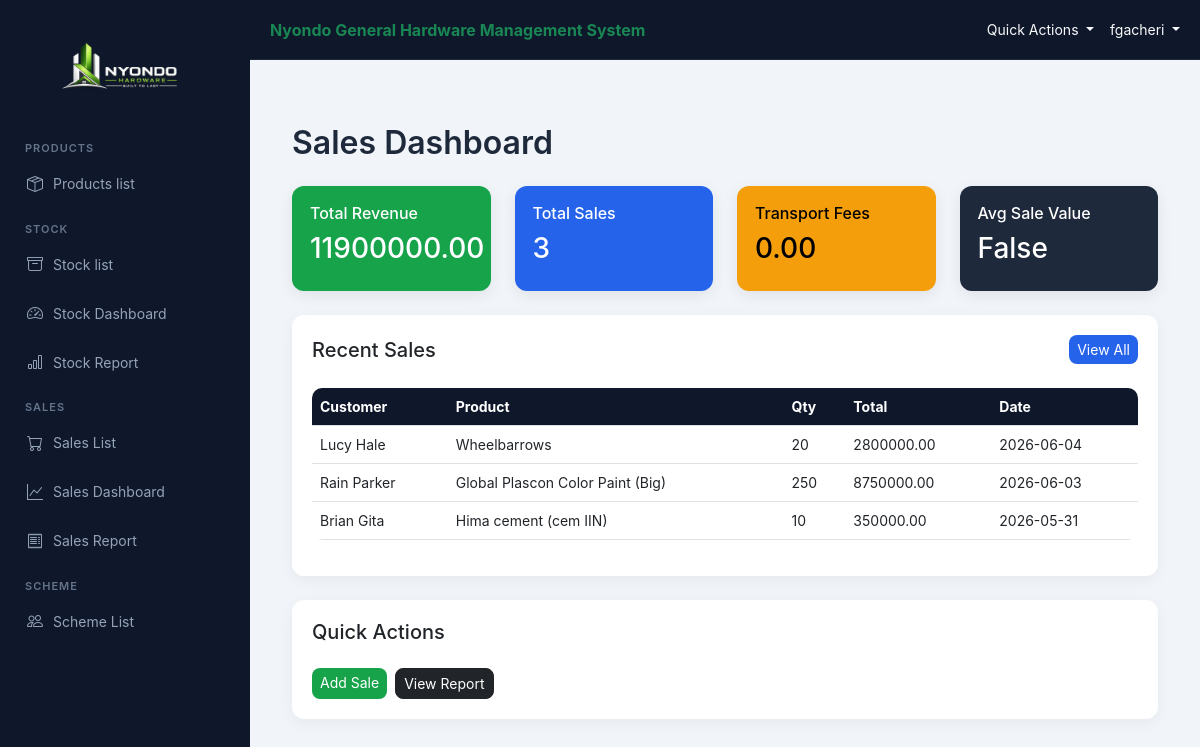
Page /nyondo/sales/dashboard/ (signed in) on the committed database.
### nyondo_app/models.py (models this page shows, shortened)
class Sales(models.Model):
    CUSTOMER_TYPES = [
        ("retail", "Retail"),
        ("wholesale", "Wholesale"),
        ("individual_buyers", "Individual Buyers"),
    ]
    customer_name = models.CharField(max_length=150)
    customer_type = models.CharField(max_length=20, choices=CUSTOMER_TYPES)
    product = models.ForeignKey(Product, on_delete=models.CASCADE)
    quantity = models.PositiveIntegerField()
    total_price = models.DecimalField(max_digits=12, decimal_places=2, default=0)
    transport_required = models.BooleanField(default=False)
    distance_km = models.DecimalField(max_digits=6, decimal_places=2, default=0)
    transport_fee = models.DecimalField(max_digits=12, decimal_places=2, default=0)
    sale_date = models.DateTimeField(auto_now_add=True)

class Product(models.Model):
    CATEGORY_CHOICES = [
        ("cement", "Cement"),
        ("iron_bar", "Iron Bar"),
        ("iron_sheets", "Iron Sheets"),
        ("barbed_wires", "Barbed wires"),
        ("others", "Others"),
        ("nails", "Nails"),
        ("paint", "Paint"),
    ]
    category_name = models.CharField(max_length=20, choices=CATEGORY_CHOICES)
    product_name = models.CharField(max_length=100)
    unit_cost = models.DecimalField(max_digits=12, decimal_places=2, default=0)
    unit_price = models.DecimalField(max_digits=12, decimal_places=2, default=0)
    description = models.TextField(blank=True)

### nyondo_app/views.py (the view)
# urls.py: path("sales/dashboard/", views.sales_dashboard, name="sales_dashboard"),
def sales_dashboard(request):
    sales = Sales.objects.select_related("product")
    total_sales = sales.count()
    total_revenue = sales.aggregate(
        total=Sum("total_price")
    )["total"] or 0
    total_transport = sales.aggregate(
        total=Sum("transport_fee")
    )["total"] or 0
    avg_sale = total_revenue / total_sales if total_sales else 0
    recent_sales = sales.order_by("-sale_date")[:5]
    context = {
        "total_sales": total_sales,
        "total_revenue": total_revenue,
        "total_transport": total_transport,
        "avg_sale": avg_sale,
        "recent_sales": recent_sales,
    }
    return render(request, "sales_dashboard.html", context)

### nyondo_app/templates/sales_dashboard.html
{% extends "base.html" %}
{% block content %}
<h2 class="mb-4 fw-semibold">Sales Dashboard</h2>
<div class="row g-4">
    <div class="col-md-3">
        <div class="stat-card success">
            <h6>Total Revenue</h6>
            <h3>{{ total_revenue|floatformat:2 }}</h3>
        </div>
    </div>
    <div class="col-md-3">
        <div class="stat-card primary">
            <h6>Total Sales</h6>
            <h3>{{ total_sales }}</h3>
        </div>
    </div>
    <div class="col-md-3">
        <div class="stat-card warning">
            <h6>Transport Fees</h6>
            <h3>{{ total_transport|floatformat:2 }}</h3>
        </div>
    </div>
    <div class="col-md-3">
        <div class="stat-card dark">
            <h6>Avg Sale Value</h6>
            <h3>
                {% if total_sales %}
                    {{ total_revenue|divisibleby:total_sales }}
                {% else %}
                    0
                {% endif %}
            </h3>
        </div>
    </div>
</div>
<div class="card mt-4">
    <div class="d-flex justify-content-between align-items-center mb-2">
        <h5 class="mb-0">Recent Sales</h5>
        <a href="{% url 'sales_list' %}" class="btn btn-sm btn-primary">
            View All
        </a>
    </div>
    <table class="table table-hover mt-3">
        <thead>
            <tr>
                <th>Customer</th>
                <th>Product</th>
                <th>Qty</th>
                <th>Total</th>
                <th>Date</th>
            </tr>
        </thead>
        <tbody>
        {% for s in recent_sales %}
        <tr>
            <td>{{ s.customer_name }}</td>
            <td>{{ s.product.product_name }}</td>
            <td>{{ s.quantity }}</td>
            <td>{{ s.total_price|floatformat:2 }}</td>
            <td>{{ s.sale_date|date:"Y-m-d" }}</td>
        </tr>
        {% empty %}
        <tr>
            <td colspan="5" class="text-center text-muted">
                No recent sales
            </td>
        </tr>
        {% endfor %}
        </tbody>
    </table>
</div>
<div class="card mt-4">
    <h5>Quick Actions</h5>
    <div class="d-flex gap-2 mt-3">
        <a href="{% url 'add_sale' %}" class="btn btn-success btn-sm">
            Add Sale
        </a>
        <a href="{% url 'sales_report' %}" class="btn btn-dark btn-sm">
            View Report
        </a>
    </div>
</div>
{% endblock %}

### templates/base.html (shortened to what this page needs)
<!DOCTYPE html>
<html lang="en">
<head>
    {% load static %}
    <link href="https://cdn.jsdelivr.net/npm/bootstrap@5.3.0/dist/css/bootstrap.min.css" rel="stylesheet">
    <link href="https://cdn.jsdelivr.net/npm/bootstrap-icons@1.11.3/font/bootstrap-icons.css" rel="stylesheet">
    <link rel="stylesheet" href="{% static 'css/style.css' %}?v=3">
</head>
<body>
<div class="sidebar">
    <div class="logo-container">
    <img src="{% static 'images/logo.png' %}"
         alt="Nyondo Hardware Logo"
         class="logo">
</div>
    <div class="nav-box">
        <p class="nav-section">PRODUCTS</p>
        <a href="{% url 'product_list' %}">
            <i class="bi bi-box-seam"></i> Products list
        </a>
        <p class="nav-section">STOCK</p>
        <a href="{% url 'stock_list' %}">
            <i class="bi bi-archive"></i> Stock list
        </a>
        <a href="{% url 'stock_dashboard' %}">
            <i class="bi bi-speedometer2"></i> Stock Dashboard
        </a>
        <a href="{% url 'stock_report' %}">
            <i class="bi bi-bar-chart"></i> Stock Report
        </a>
        <p class="nav-section">SALES</p>
        <a href="{% url 'sales_list' %}">
            <i class="bi bi-cart"></i> Sales List
        </a>
        <a href="{% url 'sales_dashboard' %}">
            <i class="bi bi-graph-up"></i> Sales Dashboard
        </a>
        <a href="{% url 'sales_report' %}">
            <i class="bi bi-receipt"></i> Sales Report
        </a>
        <p class="nav-section">SCHEME</p>
        <a href="{% url 'scheme_list' %}">
            <i class="bi bi-people"></i> Scheme List
        </a>
    </div>
</div>
<div class="main-content">
    <nav id="nav_menu">
        <div class="fw-bold text-success">
            Nyondo General Hardware Management System
        </div>
        <div class="ms-auto d-flex align-items-center gap-3">
            {% if user.is_authenticated %}
            <div class="dropdown">
                <a class="nav-link dropdown-toggle text-light"
                   href="#"
                   data-bs-toggle="dropdown">
                    Quick Actions
                </a>
            </div>
            <div class="dropdown">
                <a class="nav-link dropdown-toggle text-light"
                   href="#"
                   data-bs-toggle="dropdown">
                    {{ user.username }}
                </a>
            </div>
            {% endif %}
        </div>
    </nav>
    <div class="container mt-4">
        {% block content %}{% endblock %}
    </div>
</div>
</body>
</html>

### static/css/style.css (style rules this page uses)
:root { --primary: #2563eb; --success: #16a34a; --dark: #0f172a; --dark-light: #1e293b; --warning: #f59e0b; --bg: #f1f5f9; --text: #1e293b; }
* { margin: 0; padding: 0; box-sizing: border-box; }
body { font-family: "Inter", "Segoe UI", sans-serif; background: var(--bg); color: var(--text); }
a { text-decoration: none; }
.sidebar { position: fixed; top: 0; left: 0; width: 250px; height: 100vh; background: var(--dark); padding: 20px 15px; }
.nav-section { font-size: 11px; color: #64748b; margin: 15px 10px 5px; font-weight: 600; letter-spacing: 1px; }
.nav-box a { display: flex; align-items: center; gap: 10px; padding: 10px 12px; margin-bottom: 5px; border-radius: 8px; color: #94a3b8; font-size: 14px; transition: 0.2s; }
.nav-box a i { font-size: 16px; }
#nav_menu { position: fixed; top: 0; left: 250px; right: 0; height: 60px; background: var(--dark); display: flex; align-items: center; padding: 0 20px; color: white; border-bottom: 1px solid var(--dark-light); z-index: 1000; }
#nav_menu .nav-link { color: #cbd5e1; font-size: 14px; }
.main-content { margin-left: 250px; margin-top: 70px; padding: 30px; }
.container { max-width: 1200px; }
.card { border: none; border-radius: 12px; background: white; padding: 20px; box-shadow: 0 4px 15px rgba(0,0,0,0.05); }
.stat-card { border-radius: 12px; padding: 18px; color: white; font-weight: 500; box-shadow: 0 4px 15px rgba(0,0,0,0.08); transition: 0.2s; }
.stat-card.primary { background: var(--primary); }
.stat-card.success { background: var(--success); }
.stat-card.dark { background: var(--dark-light); }
.stat-card.warning { background: var(--warning); color: #000; }
.table { background: white; border-radius: 10px; overflow: hidden; }
.table th { background: var(--dark); color: white; font-size: 14px; }
.table td { font-size: 14px; vertical-align: middle; }
.btn { border-radius: 8px; font-size: 14px; }
.btn-primary { background: var(--primary); border: none; }
.btn-success { background: var(--success); border: none; }
.logo-container { text-align: center; margin-bottom: 20px; }
.logo { width: 150px; height: 100px; object-fit: contain; }

### rows in the picture
Sales: customer_name "Lucy Hale", product.product_name "Wheelbarrows", quantity "20", total_price "2800000.00", sale_date "2026-06-04"
Sales: customer_name "Rain Parker", product.product_name "Global Plascon Color Paint (Big)", quantity "250", total_price "8750000.00", sale_date "2026-06-03"
Sales: customer_name "Brian Gita", product.product_name "Hima cement (cem IIN)", quantity "10", total_price "350000.00", sale_date "2026-05-31"

### other values in the picture
{{ user.username }} "fgacheri"
{{ total_revenue|floatformat:2 }} "11900000.00"
{{ total_sales }} "3"
{{ total_transport|floatformat:2 }} "0.00"
{{ total_revenue|divisibleby:total_sales }} "False"
